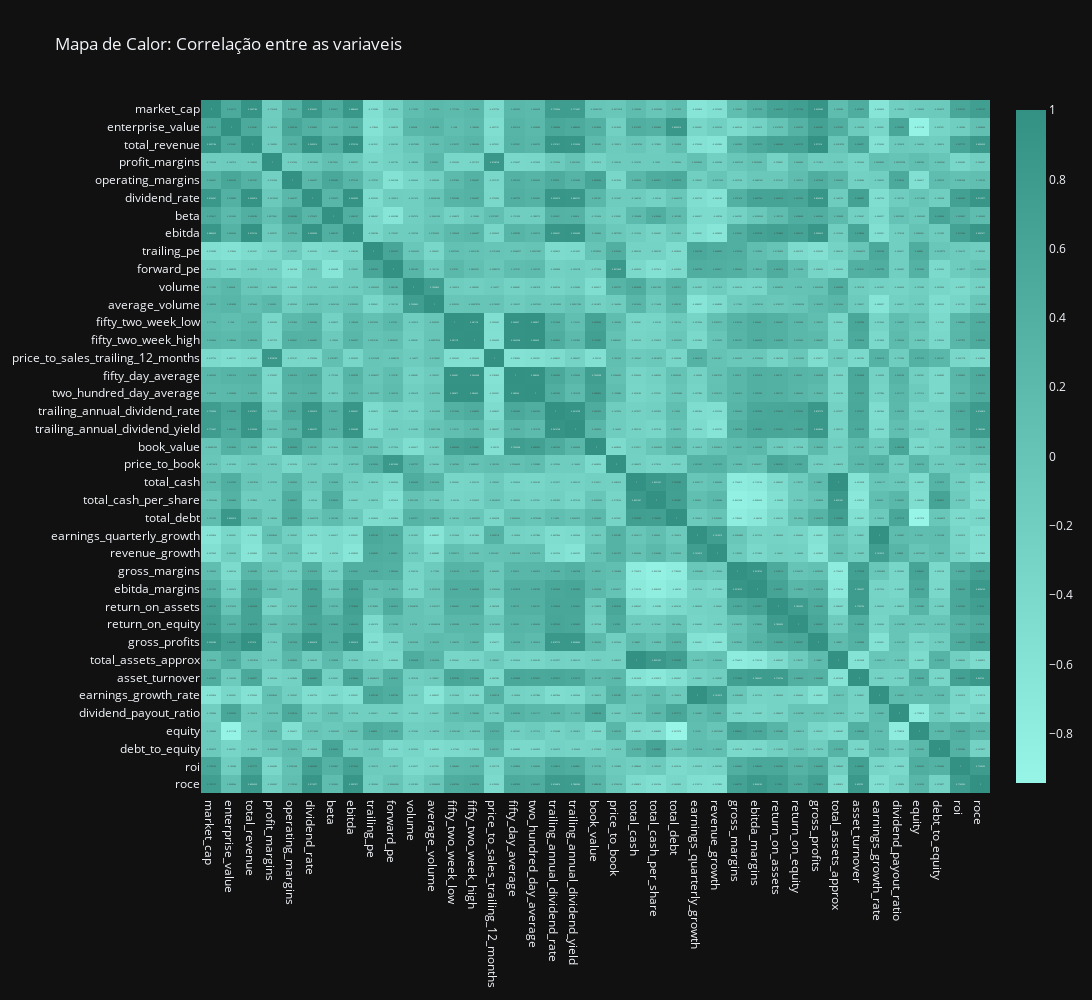

Here is the notebook cell this chart was saved with:
### Markdown cell above
### Correlation and Dispersion

### Code cell
df_top_companies_corr = df_top_companies_cols_num.corr()
color_scale = [[0, 'rgb(150, 245, 231)'], [0.5, 'rgb(100, 195, 181)'], [1, 'rgb(50, 145, 131)']]
fig = px.imshow(df_top_companies_corr, text_auto=True, aspect="auto", width=3000, height=1000, template="plotly_dark", title="Mapa de Calor: Correlação entre as variaveis", color_continuous_scale=color_scale)
fig.show()

### Figure 1 — Plotly figure (JSON) as saved in the notebook; plotly's stock layout.template omitted (floating-point values rounded to 4 significant figures; data arrays with more than 128 entries replaced by an {"elided": "..."} marker saying what was removed)
{"data": [{"coloraxis": "coloraxis", "hovertemplate": "x: %{x}<br>y: %{y}<br>color: %{z}<extra></extra>", "name": "0", "texttemplate": "%{z}", "type": "heatmap", "x": ["market_cap", "enterprise_value", "total_revenue", "profit_margins", "operating_margins", "dividend_rate", "beta", "ebitda", "trailing_pe", "forward_pe", "volume", "average_volume", "fifty_two_week_low", "fifty_two_week_high", "price_to_sales_trailing_12_months", "fifty_day_average", "two_hundred_day_average", "trailing_annual_dividend_rate", "trailing_annual_dividend_yield", "book_value", "price_to_book", "total_cash", "total_cash_per_share", "total_debt", "earnings_quarterly_growth", "revenue_growth", "gross_margins", "ebitda_margins", "return_on_assets", "return_on_equity", "gross_profits", "total_assets_approx", "asset_turnover", "earnings_growth_rate", "dividend_payout_ratio", "equity", "debt_to_equity", "roi", "roce"], "xaxis": "x", "y": ["market_cap", "enterprise_value", "total_revenue", "profit_margins", "operating_margins", "dividend_rate", "beta", "ebitda", "trailing_pe", "forward_pe", "volume", "average_volume", "fifty_two_week_low", "fifty_two_week_high", "price_to_sales_trailing_12_months", "fifty_day_average", "two_hundred_day_average", "trailing_annual_dividend_rate", "trailing_annual_dividend_yield", "book_value", "price_to_book", "total_cash", "total_cash_per_share", "total_debt", "earnings_quarterly_growth", "revenue_growth", "gross_margins", "ebitda_margins", "return_on_assets", "return_on_equity", "gross_profits", "total_assets_approx", "asset_turnover", "earnings_growth_rate", "dividend_payout_ratio", "equity", "debt_to_equity", "roi", "roce"], "yaxis": "y", "z": {"elided": "39x39 float values"}}], "layout": {"coloraxis": {"colorscale": [[0, "rgb(150, 245, 231)"], [0.5, "rgb(100, 195, 181)"], [1, "rgb(50, 145, 131)"]]}, "height": 1000, "title": {"text": "Mapa de Calor: Correlação entre as variaveis"}, "width": 3000, "xaxis": {"anchor": "y", "domain": [0, 1]}, "yaxis": {"anchor": "x", "autorange": "reversed", "domain": [0, 1]}}}
